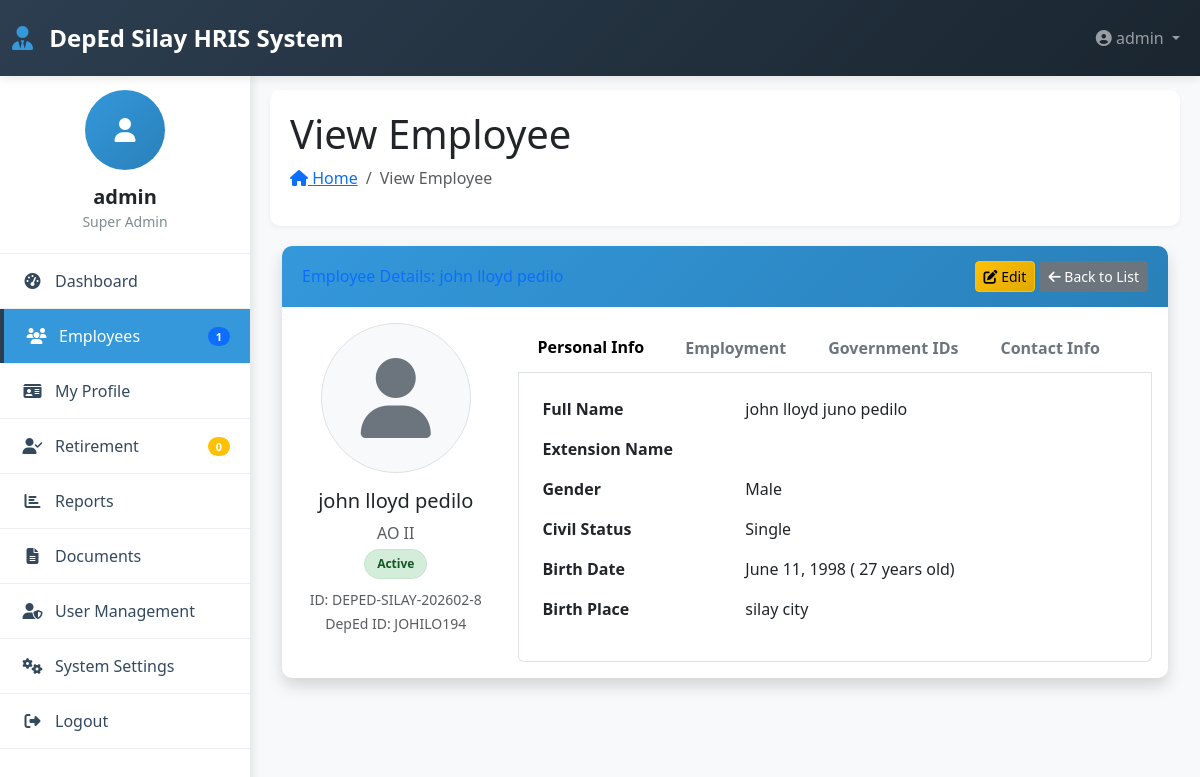
Page /modules/employees/view_employee.php?id=DEPED-SILAY-202602-8 (signed in) on the committed database.
### tables this page shows
CREATE TABLE `employment_details` (
  `id` int(11) NOT NULL,
  `employee_id` varchar(20) DEFAULT NULL,
  `position_title` varchar(200) DEFAULT NULL,
  `salary_grade` int(11) DEFAULT NULL CHECK (`salary_grade` between 1 and 33),
  `step_increment` int(11) DEFAULT NULL CHECK (`step_increment` between 1 and 8),
  `monthly_salary` decimal(12,2) DEFAULT NULL,
  `plantilla_number` varchar(50) DEFAULT NULL,
  `item_number` varchar(50) DEFAULT NULL,
  `department` varchar(100) DEFAULT NULL,
  `school_assignment` varchar(200) DEFAULT NULL,
  `school_id` varchar(50) DEFAULT NULL,
  `school_district` varchar(100) DEFAULT NULL,
  `division` varchar(100) DEFAULT 'Division of Silay City',
  `region` varchar(100) DEFAULT 'Region VI - Western Visayas',
  `employee_type` enum('Permanent','Contractual','Substitute','Part-time','Volunteer','CoS','Job Order') DEFAULT NULL,
  `appointment_status` enum('Original','Promoted','Reclassified','Re-employed') DEFAULT NULL,
  `appointment_nature` enum('Permanent','Temporary','Casual','Co-terminus') DEFAULT NULL,
  `date_of_last_promotion` date DEFAULT NULL,
  `date_of_last_step_increment` date DEFAULT NULL,
  `effectivity_date` date DEFAULT NULL,
  `bank_name` varchar(100) DEFAULT NULL,
  `bank_account` varchar(50) DEFAULT NULL,
  `payroll_account` varchar(50) DEFAULT NULL
);

CREATE TABLE `employees` (
  `employee_id` varchar(20) NOT NULL,
  `deped_id` varchar(20) DEFAULT NULL,
  `lrn_number` varchar(20) DEFAULT NULL,
  `first_name` varchar(100) NOT NULL,
  `middle_name` varchar(100) DEFAULT NULL,
  `last_name` varchar(100) NOT NULL,
  `suffix` varchar(10) DEFAULT NULL,
  `extension_name` varchar(20) DEFAULT NULL,
  `birth_date` date NOT NULL,
  `birth_place` varchar(200) DEFAULT NULL,
  `gender` enum('Male','Female') DEFAULT NULL,
  `civil_status` enum('Single','Married','Divorced','Widowed','Separated') DEFAULT NULL,
  `gsis_no` varchar(50) DEFAULT NULL,
  `pagibig_no` varchar(50) DEFAULT NULL,
  `philhealth_no` varchar(50) DEFAULT NULL,
  `sss_no` varchar(50) DEFAULT NULL,
  `tin_no` varchar(50) DEFAULT NULL,
  `email_official` varchar(100) DEFAULT NULL,
  `email_personal` varchar(100) DEFAULT NULL,
  `mobile_number` varchar(20) DEFAULT NULL,
  `telephone` varchar(20) DEFAULT NULL,
  `house_no_street` varchar(200) DEFAULT NULL,
  `barangay` varchar(100) DEFAULT NULL,
  `city` varchar(100) DEFAULT 'Silay City',
  `province` varchar(100) DEFAULT 'Negros Occidental',
  `zip_code` varchar(10) DEFAULT NULL,
  `emergency_person` varchar(200) DEFAULT NULL,
  `emergency_relationship` varchar(50) DEFAULT NULL,
  `emergency_contact` varchar(20) DEFAULT NULL,
  `emergency_address` varchar(300) DEFAULT NULL,
  `employment_status` enum('Active','Retired','On-Leave','Resigned','AWOL','Deceased','Suspended') DEFAULT 'Active',
  `date_hired` date DEFAULT NULL,
  `date_retired` date DEFAULT NULL,
  `date_resigned` date DEFAULT NULL,
  `date_of_last_promotion` date DEFAULT NULL,
  `photo_path` varchar(500) DEFAULT NULL,
  `created_at` timestamp NOT NULL DEFAULT current_timestamp(),
  `updated_at` timestamp NOT NULL DEFAULT current_timestamp() ON UPDATE current_timestamp(),
  `created_by` varchar(100) DEFAULT NULL,
  `updated_by` varchar(100) DEFAULT NULL
);

### modules/employees/view_employee.php (the view, shortened to what this page needs)
<?php
require_once '../../includes/functions.php';
require_once '../../includes/header.php';
$database = new Database();
$db = $database->getConnection();
$id = isset($_GET['id']) ? clean_input($_GET['id']) : '';
$stmt = $db->prepare("SELECT e.*, ed.*
    FROM employees e
    LEFT JOIN employment_details ed ON e.employee_id = ed.employee_id
    WHERE e.employee_id = :id");
$stmt->bindParam(':id', $id);
$stmt->execute();
$employee = $stmt->fetch(PDO::FETCH_ASSOC);
?>
<div class="card shadow">
    <div class="card-header d-flex justify-content-between align-items-center">
        <h6 class="m-0 font-weight-bold text-primary">Employee Details:
            <?php echo htmlspecialchars($employee['first_name'] . ' ' . $employee['last_name']); ?>
        </h6>
        <div>
            <a href="edit_employee.php?id=<?php echo $employee['employee_id']; ?>" class="btn btn-warning btn-sm">
                <i class="fas fa-edit"></i> Edit
            </a>
            <a href="list_employees.php" class="btn btn-secondary btn-sm">
                <i class="fas fa-arrow-left"></i> Back to List
            </a>
        </div>
    </div>
    <div class="card-body">
        <div class="row">
            <div class="col-md-3 text-center mb-4">
                <div class="mb-3">
                    <?php if (!empty($employee['photo_path']) && file_exists(SITE_ROOT . '/assets/uploads/' . $employee['photo_path'])): ?>
                        <img src="<?php echo SITE_URL . 'assets/uploads/' . $employee['photo_path']; ?>"
                            class="img-fluid rounded-circle img-thumbnail"
                            style="width: 150px; height: 150px; object-fit: cover;">
                    <?php else: ?>
                        <div class="bg-light rounded-circle d-flex align-items-center justify-content-center mx-auto img-thumbnail"
                            style="width: 150px; height: 150px;">
                            <i class="fas fa-user fa-5x text-secondary"></i>
                        </div>
                    <?php endif; ?>
                </div>
                <h5>
                    <?php echo htmlspecialchars($employee['first_name'] . ' ' . $employee['last_name']); ?>
                </h5>
                <p class="text-muted mb-1">
                    <?php echo htmlspecialchars($employee['position_title']); ?>
                </p>
                <div class="mb-2">
                    <?php echo getStatusBadge($employee['employment_status']); ?>
                </div>
                <small class="text-muted">ID:
                    <?php echo htmlspecialchars($employee['employee_id']); ?>
                </small><br>
                <small class="text-muted">DepEd ID:
                    <?php echo htmlspecialchars($employee['deped_id']); ?>
                </small>
            </div>
            <div class="col-md-9">
                <ul class="nav nav-tabs" id="myTab" role="tablist">
                    <li class="nav-item">
                        <a class="nav-link active" id="personal-tab" data-bs-toggle="tab" href="#personal"
                            role="tab">Personal Info</a>
                    </li>
                    <li class="nav-item">
                        <a class="nav-link" id="employment-tab" data-bs-toggle="tab" href="#employment"
                            role="tab">Employment</a>
                    </li>
                    <li class="nav-item">
                        <a class="nav-link" id="ids-tab" data-bs-toggle="tab" href="#ids" role="tab">Government IDs</a>
                    </li>
                    <li class="nav-item">
                        <a class="nav-link" id="contact-tab" data-bs-toggle="tab" href="#contact" role="tab">Contact
                            Info</a>
                    </li>
                </ul>
                <div class="tab-content border border-top-0 p-4 rounded-bottom" id="myTabContent">
                    <div class="tab-pane fade show active" id="personal" role="tabpanel">
                        <div class="row mb-3">
                            <div class="col-md-4 fw-bold">Full Name</div>
                            <div class="col-md-8">
                                <?php echo htmlspecialchars($employee['first_name'] . ' ' . ($employee['middle_name'] ? $employee['middle_name'] . ' ' : '') . $employee['last_name'] . ($employee['suffix'] ? ' ' . $employee['suffix'] : '')); ?>
                            </div>
                        </div>
                        <div class="row mb-3">
                            <div class="col-md-4 fw-bold">Extension Name</div>
                            <div class="col-md-8">
                            </div>
                        </div>
                        <div class="row mb-3">
                            <div class="col-md-4 fw-bold">Gender</div>
                            <div class="col-md-8">
                                <?php echo htmlspecialchars($employee['gender']); ?>
                            </div>
                        </div>
                        <div class="row mb-3">
                            <div class="col-md-4 fw-bold">Civil Status</div>
                            <div class="col-md-8">
                                <?php echo htmlspecialchars($employee['civil_status']); ?>
                            </div>
                        </div>
                        <div class="row mb-3">
                            <div class="col-md-4 fw-bold">Birth Date</div>
                            <div class="col-md-8">
                                <?php echo formatDate($employee['birth_date']); ?> (
                                <?php echo calculateAge($employee['birth_date']); ?> years old)
                            </div>
                        </div>
                        <div class="row mb-3">
                            <div class="col-md-4 fw-bold">Birth Place</div>
                            <div class="col-md-8">
                                <?php echo htmlspecialchars($employee['birth_place']); ?>
                            </div>
                        </div>
                    </div>
                </div>
            </div>
        </div>
    </div>
</div>
<?php
require_once '../../includes/footer.php';
?>

### includes/functions.php (shortened to what this page needs)
<?php
function clean_input($data)
{
    $data = trim($data);
    $data = stripslashes($data);
    $data = htmlspecialchars($data);
    return $data;
}
function formatDate($date, $format = 'F d, Y')
{
    return date($format, strtotime($date));
}
function calculateAge($birthdate)
{
    $birth = new DateTime($birthdate);
    $today = new DateTime();
    $age = $today->diff($birth)->y;
    return $age;
}
function getStatusBadge($status)
{
    $badges = [
        'Active' => 'status-active',
        'Retired' => 'status-retired',
        'On-Leave' => 'status-onleave',
        'Resigned' => 'status-resigned',
        'AWOL' => 'status-awol',
        'Deceased' => 'status-deceased'
    ];
    $class = $badges[$status] ?? 'status-default';
    return '<span class="status-badge ' . $class . '">' . $status . '</span>';
}
?>

### assets/css/style.css (style rules this page uses)
:root { --deped-blue: #0056b3; --deped-green: #28a745; --deped-yellow: #ffc107; --deped-red: #dc3545; --deped-gray: #6c757d; --deped-light: #f8f9fa; --deped-dark: #343a40; }
body { font-family: 'Segoe UI', Tahoma, Geneva, Verdana, sans-serif; background-color: #f5f7fa; color: #333; }
.card { border: none; border-radius: 10px; box-shadow: 0 4px 6px rgba(0, 0, 0, 0.1); transition: transform 0.3s ease; }
.card-header { background: linear-gradient(135deg, var(--deped-blue), #a4bad1); color: white; border-radius: 10px 10px 0 0 !important; font-weight: 600; }
.btn-warning { background: linear-gradient(135deg, var(--deped-yellow), #e0a800); border: none; }
.status-badge { padding: 5px 12px; border-radius: 20px; font-size: 12px; font-weight: 600; display: inline-block; }
.status-active { background: #d4edda; color: #155724; border: 1px solid #c3e6cb; }
.nav-tabs { border-bottom: 2px solid #dee2e6; }
.nav-tabs .nav-link { border: none; color: var(--deped-gray); font-weight: 600; padding: 12px 20px; border-radius: 8px 8px 0 0; }
.nav-tabs .nav-link.active { background-color: var(--deped-blue); color: white; border: none; }

### includes/header.php (style rules this page uses)
:root { --primary-color: #3498db; --secondary-color: #2c3e50; --success-color: #27ae60; --warning-color: #f39c12; --danger-color: #e74c3c; --light-color: #ecf0f1; --dark-color: #2c3e50; }
body { font-family: 'Segoe UI', Tahoma, Geneva, Verdana, sans-serif; background-color: #f8f9fa; padding-top: 70px; }
.card { border: none; border-radius: 10px; box-shadow: 0 2px 10px rgba(0, 0, 0, 0.08); margin-bottom: 20px; transition: transform 0.3s; }
.card-header { background: linear-gradient(135deg, var(--primary-color), #2980b9); color: white; border-radius: 10px 10px 0 0 !important; padding: 15px 20px; border: none; }
.status-badge { padding: 5px 12px; border-radius: 20px; font-size: 12px; font-weight: 600; display: inline-block; }
.status-active { background: #d4edda; color: #155724; }

### rows in the picture
employment_details: employee.last_name "john lloyd pedilo", position_title "AO II", employee.employment_status "Active", employee "DEPED-SILAY-202602-8", employee.deped_id "JOHILO194", employee.suffix "john lloyd juno pedilo", employee.gender "Male", employee.civil_status "Single", employee.birth_date "June 11, 1998", employee.birth_date "27", employee.birth_place "silay city"

### other values in the picture
SITE_NAME "DepEd Silay HRIS System"
$username "admin"
$user_role "Super Admin"
getEmployeeCount() "1"
getRetirementDueCount() "0"
$page_title "View Employee"
